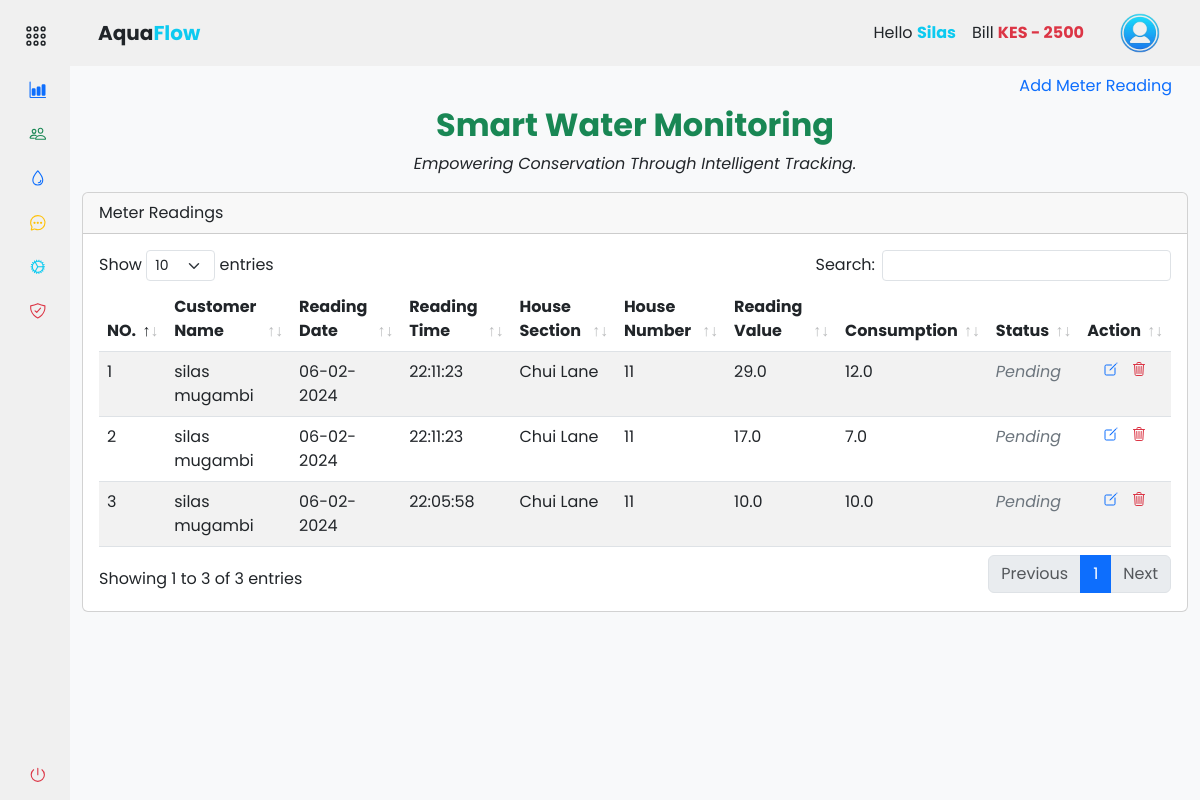
/accounts/records/meter_readings (signed in), run on the app's committed database.
### app/backend/models/user.py (models this page shows, shortened)
class User(db.Model, UserMixin):
    id = db.Column(db.Integer, primary_key=True)
    mobile_number = db.Column(db.String(20), unique=True, nullable=False)
    password_hash = db.Column(db.String(128), nullable=False)
    first_name = db.Column(db.String(50))
    last_name = db.Column(db.String(50))
    email = db.Column(db.String(120))
    house_section = db.Column(db.String(50))
    house_number = db.Column(db.String(20))
    profile_image = db.Column(db.String(255))
    is_active = db.Column(db.Boolean, default=True)
    is_admin = db.Column(db.Boolean, default=False)
    meter_readings = db.relationship('MeterReading', backref='user', lazy=True)
    payments = db.relationship('Payment', backref='user', lazy=True)

class MeterReading(db.Model):
    id = db.Column(db.Integer, primary_key=True)
    user_id = db.Column(db.Integer, db.ForeignKey('user.id'), nullable=False)
    customer_name = db.Column(db.String(50))
    house_section = db.Column(db.String(50))
    house_number = db.Column(db.String(20))
    reading_value = db.Column(db.Float)
    consumed = db.Column(db.Float)
    unit_price = db.Column(db.Float)
    service_fee = db.Column(db.Float)
    sub_total_price = db.Column(db.Float)
    total_price = db.Column(db.Float)
    timestamp = db.Column(db.DateTime, default=datetime.now(timezone.utc) + timedelta(hours=3), nullable=False)
    reading_status = db.Column(db.Boolean, default=False)

### app/backend/accounts/records/routes.py (the view, shortened to what this page needs)
@records_bp.route('/meter_readings', methods=['GET', 'POST'])
@login_required
def meter_readings():
    add_meter_reading_form = AddMeterReadingForm()
    edit_meter_reading_form = EditMeterReadingForm()
    house_sections = db.session.query(User.house_section.distinct()).all()
    meter_readings = get_meter_readings(current_user)
    return render_template('accounts/meter_readings.html', house_sections=house_sections, meter_readings=meter_readings, form=add_meter_reading_form, edit_form=edit_meter_reading_form, hide_footer=True)

### app/backend/accounts/records/forms.py
class AddMeterReadingForm(FlaskForm):
    house_section = StringField('House Section:', validators=[DataRequired()])
    house_number = StringField('House Number:', validators=[DataRequired()])
    reading_value = FloatField('Reading Value:', validators=[DataRequired()])
    submit = SubmitField('Submit')

class EditMeterReadingForm(FlaskForm):
    house_section = StringField('House Section', validators=[DataRequired()])
    house_number = StringField('House Number', validators=[DataRequired()])
    reading_value = FloatField('Reading Value', validators=[DataRequired()])
    consumed = FloatField('Consumed Units', validators=[DataRequired()])
    unit_price = FloatField('Unit Price', validators=[DataRequired()])
    total_price = FloatField('Total Price', validators=[DataRequired()])
    timestamp = DateField('Reading Date', validators=[DataRequired()])
    reading_status = BooleanField('Reading Status')
    submit = SubmitField('Update')

### app/backend/accounts/accounts_context.py (called while the page is built)
def accounts_context():
    people = 'silas'
    bill = int('2500')
    return {'people': people, 'bill': bill}

def inject_now():
    return {'now': datetime.utcnow() + timedelta(hours=3)}

### app/backend/accounts/records/meter_readings.py (called while the page is built)
def get_meter_readings(current_user):
    return MeterReading.query.filter_by(user_id=current_user.id).all()

### app/assets/templates/accounts/meter_readings.html (shortened to what this page needs)
{% extends 'base.html' %} {% block content %}
<section class="container-fluid">
  <ul class="nav nav-pills justify-content-end border-0">
    <li type="button" class="nav-item">
      <a
        class="nav-link"
        data-bs-toggle="modal"
        data-bs-target="#addMeterReadingModal"
        >Add Meter Reading</a
      >
    </li>
  </ul>
  <div class="text-center">
    <h2 class="fw-bold text-success">Smart Water Monitoring</h2>
    <p class="mt-2 fst-italic">
      Empowering Conservation Through Intelligent Tracking.
    </p>
  </div>
  <div class="col-md-12">
    <div class="card mt-3 mb-3">
      <div class="card-header">Meter Readings</div>
      <div class="card-body">
        <div class="table-responsive">
          <table class="table table-striped data-table" style="width: 100%">
            <thead>
              <tr>
                <th scope="col">NO.</th>
                <th scope="col">Customer Name</th>
                <th scope="col">Reading Date</th>
                <th scope="col">Reading Time</th>
                <th scope="col">House Section</th>
                <th scope="col">House Number</th>
                <th scope="col">Reading Value</th>
                <th scope="col">Consumption</th>
                <th scope="col">Status</th>
                <th scope="col">Action</th>
              </tr>
            </thead>
            <tbody>
              {% if meter_readings %} {% for reading in meter_readings | reverse
              %}
              <tr>
                <td>{{ loop.index }}</td>
                <td>{{ reading.customer_name }}</td>
                <td>{{ reading.timestamp.strftime('%d-%m-%Y') }}</td>
                <td>
                  {{ reading.timestamp.strftime('%H:%M:%S') if reading.timestamp
                  else '' }}
                </td>
                <td>{{ reading.house_section.title() }}</td>
                <td>{{ reading.house_number }}</td>
                <td>{{ reading.reading_value }}</td>
                <td>{{ reading.consumed }}</td>
                <td
                  class="fst-italic {% if reading.reading_status %}text-success{% else %}text-secondary{% endif %}"
                >
                  {{ 'Cleared' if reading.reading_status else 'Pending' }}
                </td>
                <td class="text-center">
                  <a
                    action="{{ url_for('accounts.records.edit_meter_reading', meter_reading_id=reading.id) }}"
                    class="me-2"
                    data-bs-toggle="modal"
                    data-bs-target="#editConfirmationModal{{ reading.id }}"
                  >
                    <ion-icon
                      name="create-outline"
                      class="text-primary"
                    ></ion-icon>
                  </a>
                  <a
                    action="#deleteConfirmationModal_{{ reading.id }}"
                    class=""
                    data-bs-toggle="modal"
                    data-bs-target="#deleteConfirmationModal_{{ reading.id }}"
                  >
                    <ion-icon
                      name="trash-outline"
                      class="text-danger"
                    ></ion-icon>
                  </a>
                </td>
              </tr>
              {% endfor %}{% else %}
              <tr>
                <td colspan="12">No billing data available</td>
              </tr>
              {% endif %}
            </tbody>
          </table>
        </div>
      </div>
    </div>
  </div>
</section>
{% endblock %}

### app/assets/templates/components/navbar.html (shortened to what this page needs)
{% if not hide_navbar %}
<header
  id="navbar"
  class="navbar navbar-expand-lg sticky-sm-top {% if not current_user.is_authenticated %}bg-dark{% endif %}"
>
  <div class="container-fluid">
    <a
      class="navbar-brand text-center d-flex align-items-center fw-bold ms-3 {% if not current_user.is_authenticated %}text-light{% else %}text-dark{% endif %}"
      href="#"
    >
      Aqua<span class="text-info">Flow</span>
    </a>
    <div class="collapse navbar-collapse" id="navbarToggler">
      <div class="d-flex align-items-center ms-auto">
         {% if current_user.is_authenticated %}
        <ul class="navbar-nav me-3">
          <li class="nav-item">
            <a class="nav-link text-dark">
              Hello
              <span class="text-info fw-bold"
                >{{ current_user.first_name.title() }}</span
              >
            </a>
          </li>
          <li class="nav-item">
            <a class="nav-link text-dark">
              Bill
              <span
                class="fw-bold {% if bill > 0 %}text-danger{% else %}text-success{% endif %}"
                >KES {% if bill > 0 %}-{% endif %} {{ bill }}</span
              >
            </a>
          </li>
        </ul>
        <div class="btn-group">
          <button
            type="button"
            class="btn navbar-brand rounded-circle border-0"
            data-bs-toggle="dropdown"
            aria-expanded="false"
          >
            <img
              src="{{ url_for('static', filename='images/user.png') }}"
              alt="logo image"
              height="40px"
              width="40px"
            />
          </button>
        </div>
        {% endif %}
      </div>
    </div>
  </div>
</header>
{% endif %}

### app/assets/static/css/styles.css (style rules this page uses)
a { text-decoration: none; cursor: pointer; }
li { list-style: none; }
button { border: none !important; outline: none; }
body { font-family: "Poppins", sans-serif; }
.navbar, #sidebar { background-color: #f0f0f0; z-index: 1000; }

### data on the page
User: first_name "Silas"
MeterReading: customer_name "silas mugambi", timestamp "06-02-2024", timestamp "22:11:23", house_section "Chui Lane", house_number "11", reading_value "29.0", consumed "12.0", reading_status "Pending"
MeterReading: customer_name "silas mugambi", timestamp "06-02-2024", timestamp "22:11:23", house_section "Chui Lane", house_number "11", reading_value "17.0", consumed "7.0", reading_status "Pending"
MeterReading: customer_name "silas mugambi", timestamp "06-02-2024", timestamp "22:05:58", house_section "Chui Lane", house_number "11", reading_value "10.0", consumed "10.0", reading_status "Pending"

### other printed values
{{ bill }} "2500"
